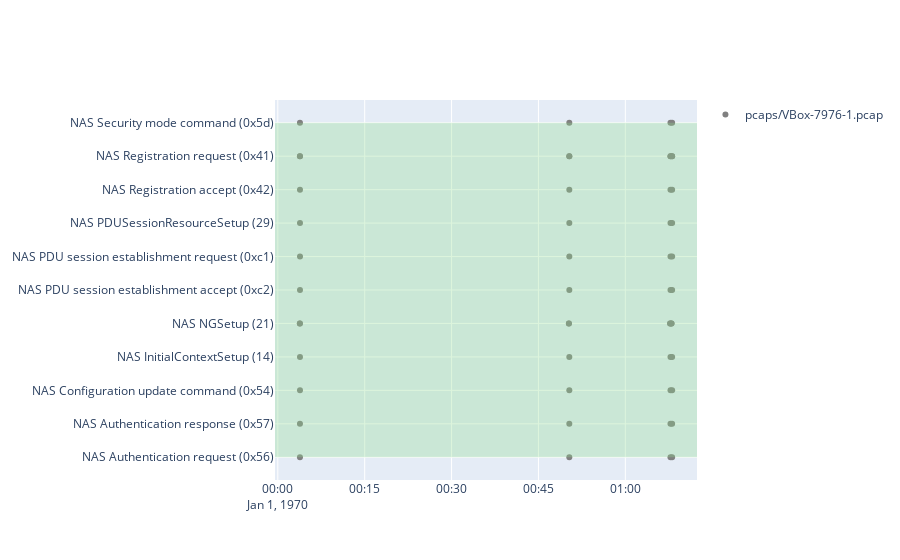

This figure's notebook cell:
### Code cell
fig = go.Figure(data=plot_data)
fig.update_layout(shapes=trace_plotting.get_protocol_shapes(packets_df, y_axis='y'))
fig.show()
out_html = ''.join(wireshark_traces.split('.')[0:-1]) + '_pcap_plot.html'
fig.write_html(out_html)

### Figure 1 — Plotly figure (JSON) as saved in the notebook; plotly's stock layout.template omitted (floating-point values rounded to 4 significant figures)
{"data": [{"hovertemplate": "%{text}, %{y}<extra></extra>", "line": {"color": "gray"}, "mode": "markers", "name": "pcaps/VBox-7976-1.pcap", "opacity": 1, "showlegend": true, "text": ["Frame 2184, 00:03:49.363705", "Frame 27961, 00:50:19.795360", "Frame 37201, 01:07:47.804193", "Frame 37341, 01:08:04.938616", "Frame 2185, 00:03:49.374767", "Frame 27962, 00:50:19.796441", "Frame 37202, 01:07:47.805411", "Frame 37342, 01:08:04.939976", "Frame 2192, 00:03:49.692248", "Frame 27987, 00:50:20.011321", "Frame 37211, 01:07:48.048489", "Frame 37350, 01:08:05.181004", "Frame 2189, 00:03:49.488630", "Frame 27966, 00:50:19.807862", "Frame 37206, 01:07:47.818300", "Frame 37346, 01:08:04.953119", "Frame 2173, 00:03:48.279001", "Frame 2175, 00:03:48.307799", "Frame 27916, 00:50:15.582792", "Frame 27918, 00:50:15.586320", "Frame 37155, 01:07:44.423844", "Frame 37157, 01:07:44.427437", "Frame 37319, 01:07:58.340674", "Frame 37321, 01:07:58.344080", "Frame 2194, 00:03:49.739768", "Frame 27988, 00:50:20.019252", "Frame 37212, 01:07:48.059605", "Frame 37351, 01:08:05.189112", "Frame 2191, 00:03:49.691655", "Frame 27986, 00:50:20.010850", "Frame 37210, 01:07:48.047946", "Frame 37349, 01:08:05.180349", "Frame 2196, 00:03:49.741357", "Frame 27990, 00:50:20.020666", "Frame 37214, 01:07:48.061118", "Frame 37353, 01:08:05.190741", "Frame 2188, 00:03:49.488127", "Frame 27965, 00:50:19.807372", "Frame 37205, 01:07:47.817884", "Frame 37345, 01:08:04.952779", "Frame 2183, 00:03:49.261726", "Frame 2187, 00:03:49.410996", "Frame 27960, 00:50:19.788380", "Frame 27964, 00:50:19.800572", "Frame 37200, 01:07:47.799919", "Frame 37204, 01:07:47.809457", "Frame 37340, 01:08:04.931854", "Frame 37344, 01:08:04.944239", "Frame 2186, 00:03:49.410026", "Frame 27963, 00:50:19.799370", "Frame 37203, 01:07:47.808122", "Frame 37343, 01:08:04.943094"], "type": "scatter", "x": ["1970-01-01T00:03:49.363705", "1970-01-01T00:50:19.795360", "1970-01-01T01:07:47.804193", "1970-01-01T01:08:04.938616", "1970-01-01T00:03:49.374767", "1970-01-01T00:50:19.796441", "1970-01-01T01:07:47.805411", "1970-01-01T01:08:04.939976", "1970-01-01T00:03:49.692248", "1970-01-01T00:50:20.011321", "1970-01-01T01:07:48.048489", "1970-01-01T01:08:05.181004", "1970-01-01T00:03:49.488630", "1970-01-01T00:50:19.807862", "1970-01-01T01:07:47.818300", "1970-01-01T01:08:04.953119", "1970-01-01T00:03:48.279001", "1970-01-01T00:03:48.307799", "1970-01-01T00:50:15.582792", "1970-01-01T00:50:15.586320", "1970-01-01T01:07:44.423844", "1970-01-01T01:07:44.427437", "1970-01-01T01:07:58.340674", "1970-01-01T01:07:58.344080", "1970-01-01T00:03:49.739768", "1970-01-01T00:50:20.019252", "1970-01-01T01:07:48.059605", "1970-01-01T01:08:05.189112", "1970-01-01T00:03:49.691655", "1970-01-01T00:50:20.010850", "1970-01-01T01:07:48.047946", "1970-01-01T01:08:05.180349", "1970-01-01T00:03:49.741357", "1970-01-01T00:50:20.020666", "1970-01-01T01:07:48.061118", "1970-01-01T01:08:05.190741", "1970-01-01T00:03:49.488127", "1970-01-01T00:50:19.807372", "1970-01-01T01:07:47.817884", "1970-01-01T01:08:04.952779", "1970-01-01T00:03:49.261726", "1970-01-01T00:03:49.410996", "1970-01-01T00:50:19.788380", "1970-01-01T00:50:19.800572", "1970-01-01T01:07:47.799919", "1970-01-01T01:07:47.809457", "1970-01-01T01:08:04.931854", "1970-01-01T01:08:04.944239", "1970-01-01T00:03:49.410026", "1970-01-01T00:50:19.799370", "1970-01-01T01:07:47.808122", "1970-01-01T01:08:04.943094"], "y": ["NAS Authentication request (0x56)", "NAS Authentication request (0x56)", "NAS Authentication request (0x56)", "NAS Authentication request (0x56)", "NAS Authentication response (0x57)", "NAS Authentication response (0x57)", "NAS Authentication response (0x57)", "NAS Authentication response (0x57)", "NAS Configuration update command (0x54)", "NAS Configuration update command (0x54)", "NAS Configuration update command (0x54)", "NAS Configuration update command (0x54)", "NAS InitialContextSetup (14)", "NAS InitialContextSetup (14)", "NAS InitialContextSetup (14)", "NAS InitialContextSetup (14)", "NAS NGSetup (21)", "NAS NGSetup (21)", "NAS NGSetup (21)", "NAS NGSetup (21)", "NAS NGSetup (21)", "NAS NGSetup (21)", "NAS NGSetup (21)", "NAS NGSetup (21)", "NAS PDU session establishment accept (0xc2)", "NAS PDU session establishment accept (0xc2)", "NAS PDU session establishment accept (0xc2)", "NAS PDU session establishment accept (0xc2)", "NAS PDU session establishment request (0xc1)", "NAS PDU session establishment request (0xc1)", "NAS PDU session establishment request (0xc1)", "NAS PDU session establishment request (0xc1)", "NAS PDUSessionResourceSetup (29)", "NAS PDUSessionResourceSetup (29)", "NAS PDUSessionResourceSetup (29)", "NAS PDUSessionResourceSetup (29)", "NAS Registration accept (0x42)", "NAS Registration accept (0x42)", "NAS Registration accept (0x42)", "NAS Registration accept (0x42)", "NAS Registration request (0x41)", "NAS Registration request (0x41)", "NAS Registration request (0x41)", "NAS Registration request (0x41)", "NAS Registration request (0x41)", "NAS Registration request (0x41)", "NAS Registration request (0x41)", "NAS Registration request (0x41)", "NAS Security mode command (0x5d)", "NAS Security mode command (0x5d)", "NAS Security mode command (0x5d)", "NAS Security mode command (0x5d)"]}], "layout": {"shapes": [{"fillcolor": "#8cd98c", "line": {"width": 0}, "opacity": 0.3, "type": "rect", "x0": 0, "x1": 1, "xref": "paper", "y0": "NAS Authentication request (0x56)", "y1": "NAS Security mode command (0x5d)", "yref": "y"}]}}
